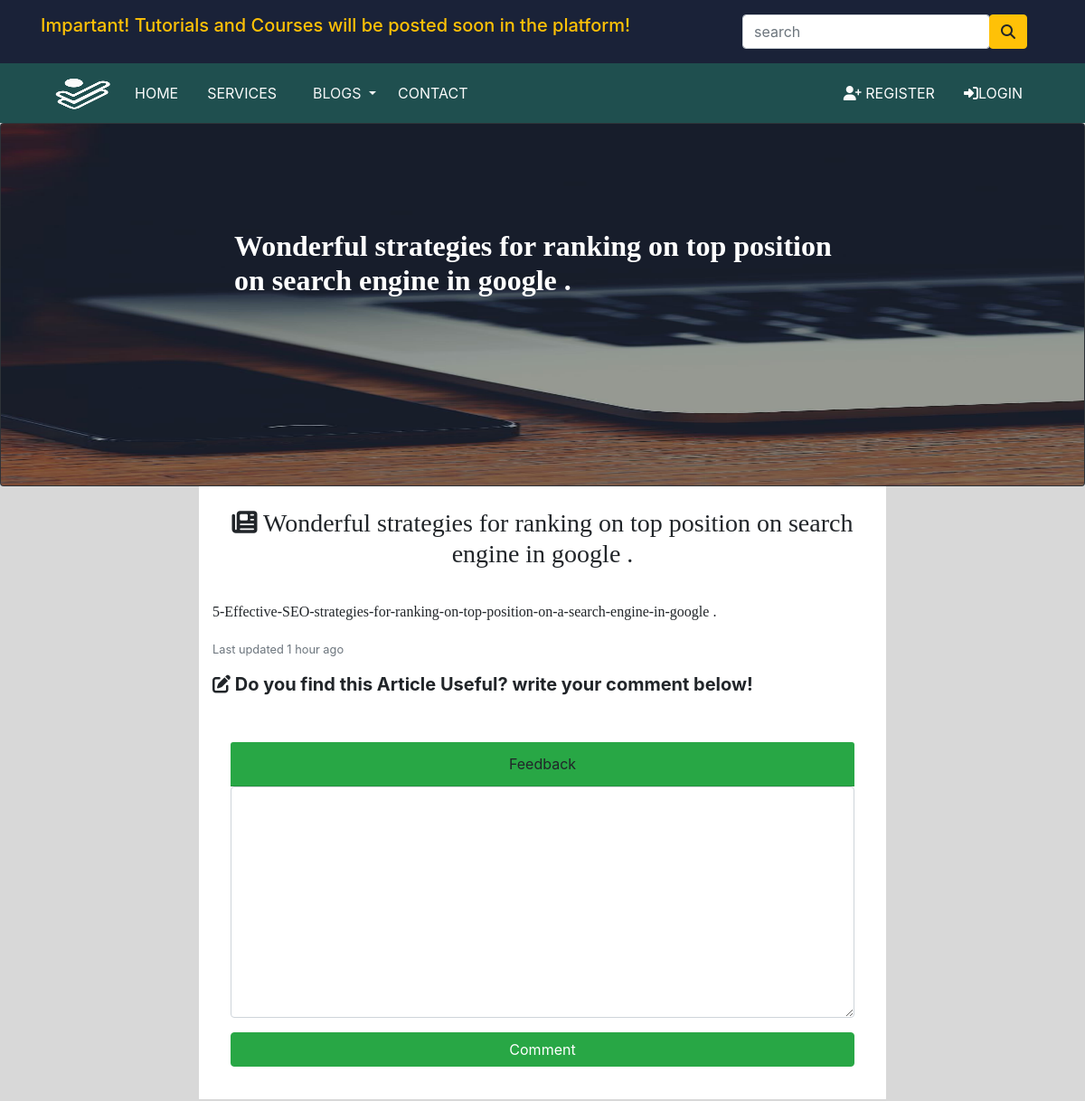
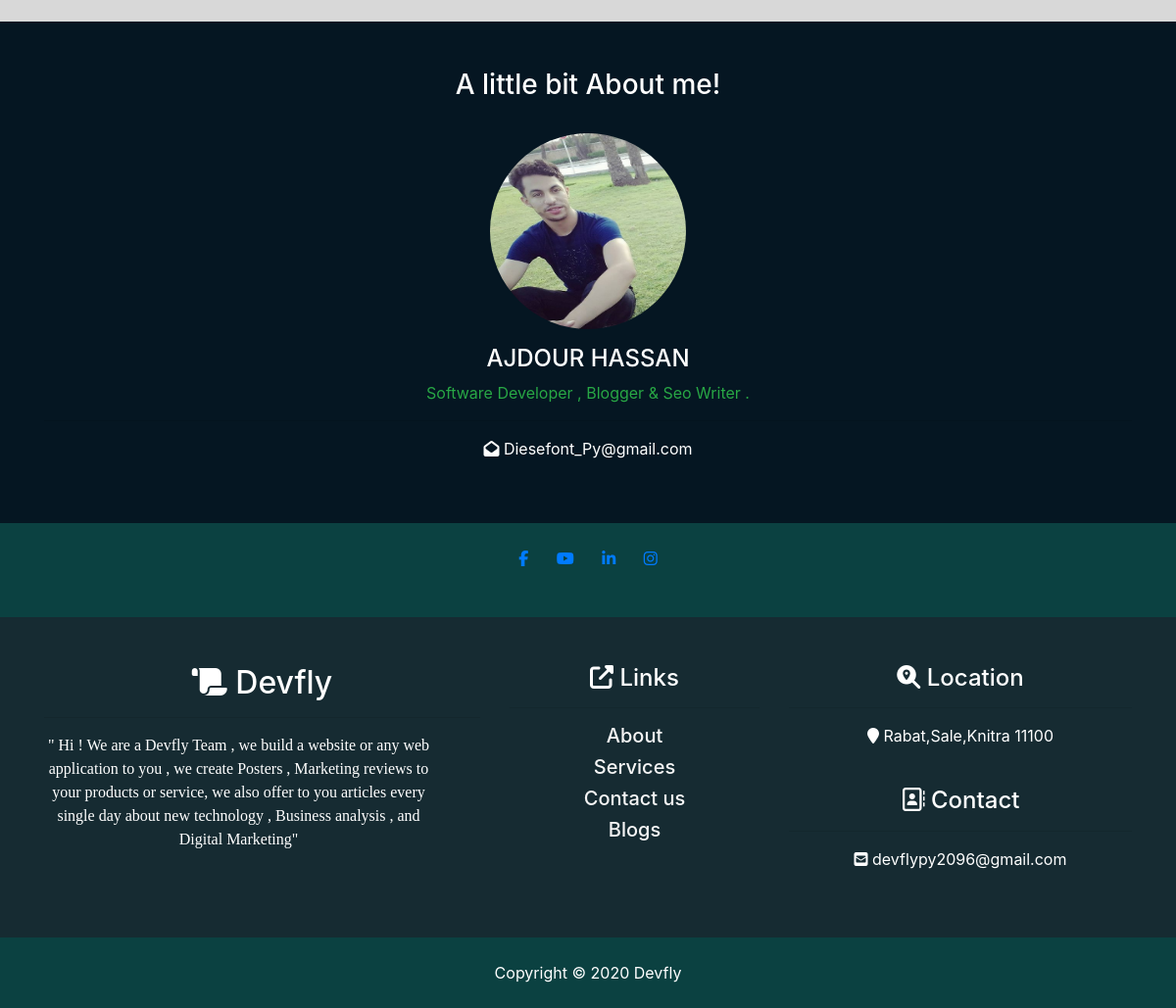
The page /category/Web-development/5-Effective-SEO-strategies-for-ranking-on-top-position-on-a-search-engine-in-google on the database its author committed (2 pictures, top to bottom).
### MainApp/models.py (models this page shows, shortened)
class Post(models.Model) :
    title = models.CharField(max_length=250 , unique=250)
    slug = models.SlugField(max_length=250 , unique=True)
    details = models.TextField()
    image = models.ImageField(upload_to='Post' , blank=True)
    Category = models.ForeignKey(Category , on_delete=models.CASCADE)
    created_date = models.DateTimeField(auto_now_add=True)
    update_date = models.DateTimeField(auto_now=True)
    class Meta :
        ordering = ('title',)
        verbose_name = 'post'
        verbose_name_plural = 'posts'

### MainApp/views.py (the view)
# urls.py: path('category/<slug:category_slug>/<slug:post_slug>' , views.details_page , name='post_details'),
def details_page (request , category_slug , post_slug) :
    try :
        post = Post.objects.get(Category__slug=category_slug , slug=post_slug)
    except Exception as e :
        raise e
    if request.method == "POST" and request.user.is_authenticated and request.POST['content'].strip() != '' :
        Feedback.objects.create(post=post ,
                               user=request.user ,
                                content=request.POST['content'])
    feedbacks = Feedback.objects.filter(post=post)
    return render(request , 'detail_page.html' , {'post':post , 'feedbacks' : feedbacks })

### MainApp/context_processors.py (called while the page is built)
def menu_links(request) :
    links = Category.objects.all()
    return dict(links=links)

### MainApp/models.py (called while the page is built)
    def get_url(self) :
        return reverse('post_by_category' , args=[self.slug])

### MainApp/templates/detail_page.html (shortened to what this page needs)
{% extends 'base.html' %}
{% load static %}
{% block content %}
   <div class="card text-white bg-dark">
    <img src="{% static '/images/backimage.jpg' %}" class="card-img" alt="background-image" style="height: 400px;">
    <div class="card-img-overlay">
      <br>
      <br>
      <div class=container>
        <div class="row">
            <div class="col-md-2">
            </div>
            <div class="col-md-8">
              <br>
              <br>
             <h2 class="card-title mr-3 ml-4 font-weight-bold" style="font-family: 'Comic Sans MS', Times, serif"> {{post.title}} . </h2>
            </div>
            <div class="col-md-2">
            </div>
        </div>
      </div>
    </div>
  </div>
  <article>
    <div class="container">
      <div class="row">
        <div class="col-lg-8 col-md-10 mx-auto bg-white">
          <br>
          <h3 class="card-title  text-center" style="font-family: 'Comic Sans MS', Times, serif"><i class="fas fa-newspaper"> </i> {{post.title}} . </h3>
          <br>
          <p class="text-justfy" style="font-family: 'Comic Sans MS', Times, serif">{{post.details|linebreaksbr}}</p>
          <p class="card-text"><small class="text-muted">Last updated 1 hour ago </small></p>
          <h5 class="text-justify font-weight-bold">
            <i class="fas fa-edit"></i> Do you find this Article Useful? write your comment below!
          </h5>
          <br>
          <div class="card-body">
                  <div class="card-header bg-success text-center">
                      Feedback
                  </div>
                  <form method="POST">
                      <div class="form-group">
                          <textarea name="content" class="form-control" style="height:16rem"></textarea>
                      </div>
                      <div class="form-group">
                      <button type="submit" name="button" class="btn btn-block btn-success">Comment</button>
                      </div>
                  </form>
              </div>
        </div>
      </div>
    </div>
  </article>
  <br>
<section id="team-about" class="py-5">
  <div class="container">
    <h3 class="text-center"> A little bit About me! </h3>
    <br>
    <div class="row text-center">
      <div class="col-md-12">
        <img src="{% static '/images/hassan.png' %}" alt="" class="rounded-circle mb-3" style="height: 200px; width:200px">
        <h4>AJDOUR HASSAN</h4>
        <p class="text-success">
           Software Developer , Blogger & Seo Writer . </p>
        <hr>
        <i class="fas fa-envelope-open"></i> Diesefont_Py@gmail.com </p>
      </div>
    </div>
  </div>
</section>
{% endblock %}

### MainApp/static/css/main.css (style rules this page uses)
body { background-color: #D8D8D8; }
html { font-family: 'Times New Roman', Times, serif; }
img { width: 100%; }
#team-about { background-color: #051622; color : white; }

### rows shown on the page
Post: title "Wonderful strategies for ranking on top position on search engine in google", details "5-Effective-SEO-strategies-for-ranking-on-top-position-on-a-search-engine-in-google ."
